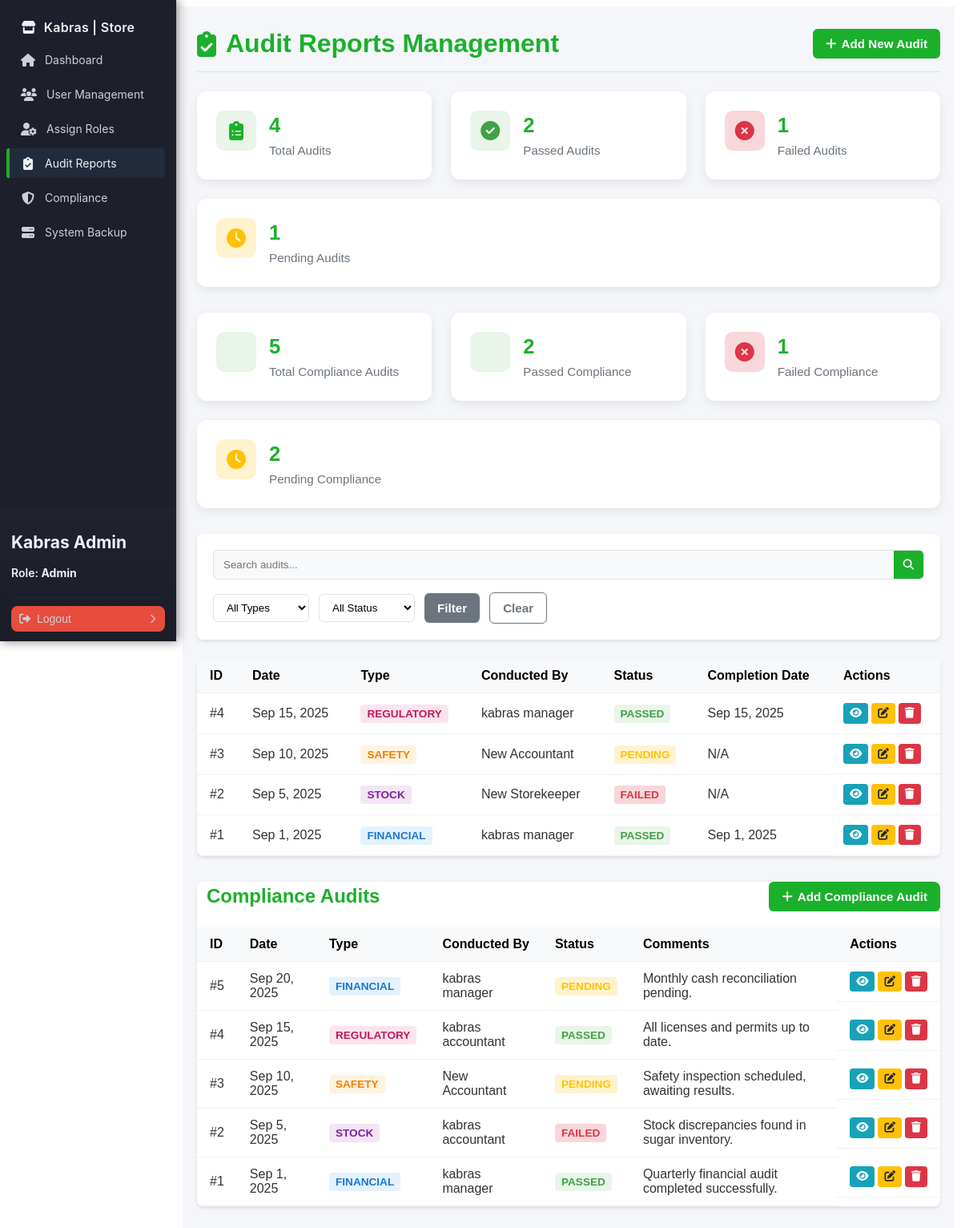
The app's page /admin/audits.php (signed in) with its own data.
### tables this page shows
CREATE TABLE `users` (
  `id` int NOT NULL AUTO_INCREMENT,
  `name` varchar(100) NOT NULL,
  `email` varchar(100) NOT NULL,
  `password` varchar(255) NOT NULL,
  `phone` varchar(15) DEFAULT NULL,
  `national_id` varchar(20) DEFAULT NULL,
  `role` enum('Admin','StoreKeeper','Cashier','Manager','Accountant') NOT NULL,
  `last_login` datetime DEFAULT NULL,
  `created_at` timestamp NULL DEFAULT CURRENT_TIMESTAMP,
  `updated_at` timestamp NULL DEFAULT CURRENT_TIMESTAMP ON UPDATE CURRENT_TIMESTAMP,
  PRIMARY KEY (`id`),
  UNIQUE KEY `email` (`email`)
);

CREATE TABLE `audit_reports` (
  `id` int NOT NULL AUTO_INCREMENT,
  `audit_date` datetime NOT NULL,
  `audit_type` enum('Financial','Stock','Safety','Regulatory') NOT NULL,
  `conducted_by` int NOT NULL,
  `status` enum('Passed','Failed','Pending') NOT NULL,
  `comments` text,
  `follow_up_actions` text,
  `completion_date` datetime DEFAULT NULL,
  PRIMARY KEY (`id`),
  KEY `conducted_by` (`conducted_by`),
  CONSTRAINT `audit_reports_ibfk_1` FOREIGN KEY (`conducted_by`) REFERENCES `users` (`id`)
);

CREATE TABLE `compliance_audits` (
  `id` int NOT NULL AUTO_INCREMENT,
  `audit_date` datetime NOT NULL DEFAULT CURRENT_TIMESTAMP,
  `audit_type` enum('Financial','Stock','Safety','Regulatory') NOT NULL,
  `conducted_by` int NOT NULL,
  `status` enum('Pending','Passed','Failed') NOT NULL DEFAULT 'Pending',
  `comments` text,
  `created_at` datetime DEFAULT CURRENT_TIMESTAMP,
  `updated_at` datetime DEFAULT CURRENT_TIMESTAMP ON UPDATE CURRENT_TIMESTAMP,
  PRIMARY KEY (`id`),
  KEY `conducted_by` (`conducted_by`),
  CONSTRAINT `compliance_audits_ibfk_1` FOREIGN KEY (`conducted_by`) REFERENCES `users` (`id`)
);

### admin/audits.php (the view, shortened to what the rows shown need)
<?php
require_once '../handlers/AuthHandler.php';
require_once '../handlers/AuditHandler.php';
require_once '../app/models/User.php';
$authHandler = new AuthHandler();
$auditHandler = new AuditHandler();
$currentUser = $authHandler->getCurrentUser();
$filters = [];
$page = isset($_GET['page']) ? (int)$_GET['page'] : 1;
$limit = 10;
$audits = $auditHandler->getAuditReports($page, $limit, $filters);
$complianceAudits = $auditHandler->getComplianceAudits($page, $limit, $filters);
?>
<!DOCTYPE html>
<html lang="en">
<head>
    <link rel="stylesheet" href="../assets/css/sidebar.css">
    <link rel="stylesheet" href="../assets/css/audits.css">
    <link rel="stylesheet" href="https://cdnjs.cloudflare.com/ajax/libs/font-awesome/6.4.0/css/all.min.css">
</head>
<body>
    <?php include '../includes/sidebar.php'; ?>
    <main class="main-content">
        <div class="container">
            <div class="page-header">
                <h1><i class="fas fa-clipboard-check"></i> Audit Reports Management</h1>
            </div>
            <div class="table-container">
                <table class="audits-table">
                    <thead>
                        <tr>
                            <th>ID</th>
                            <th>Date</th>
                            <th>Type</th>
                            <th>Conducted By</th>
                            <th>Status</th>
                            <th>Completion Date</th>
                            <th>Actions</th>
                        </tr>
                    </thead>
                    <tbody>
                        <?php if (empty($audits)): ?>
                            <tr>
                                <td colspan="7" class="no-data">No audit reports found</td>
                            </tr>
                        <?php else: ?>
                            <?php foreach ($audits as $audit): ?>
                                <tr>
                                    <td>#<?= $audit['id'] ?></td>
                                    <td><?= date('M j, Y', strtotime($audit['audit_date'])) ?></td>
                                    <td><span class="type-badge type-<?= strtolower($audit['audit_type']) ?>"><?= $audit['audit_type'] ?></span></td>
                                    <td><?= htmlspecialchars($audit['conducted_by_name']) ?></td>
                                    <td><span class="status-badge status-<?= strtolower($audit['status']) ?>"><?= $audit['status'] ?></span></td>
                                    <td><?= $audit['completion_date'] ? date('M j, Y', strtotime($audit['completion_date'])) : 'N/A' ?></td>
                                    <td class="actions">
                                        <button onclick="viewAudit(<?= $audit['id'] ?>)" class="btn-action btn-view" title="View">
                                            <i class="fas fa-eye"></i>
                                        </button>
                                        <button onclick="editAudit(<?= $audit['id'] ?>)" class="btn-action btn-edit" title="Edit">
                                            <i class="fas fa-edit"></i>
                                        </button>
                                        <button onclick="deleteAudit(<?= $audit['id'] ?>)" class="btn-action btn-delete" title="Delete">
                                            <i class="fas fa-trash"></i>
                                        </button>
                                    </td>
                                </tr>
                            <?php endforeach; ?>
                        <?php endif; ?>
                    </tbody>
                </table>
            </div>
            <div class="table-container" style="margin-top: 32px;">
                <div style="display: flex; justify-content: space-between; align-items: center; margin-bottom: 20px;">
                    <h2 style="margin: 0; color: #1BB02C; display: flex; align-items: center; gap: 12px;">
                        <i class="fas fa-shield-check"></i> Compliance Audits
                    </h2>
                </div>
                <table class="audits-table">
                    <thead>
                        <tr>
                            <th>ID</th>
                            <th>Date</th>
                            <th>Type</th>
                            <th>Conducted By</th>
                            <th>Status</th>
                            <th>Comments</th>
                            <th>Actions</th>
                        </tr>
                    </thead>
                    <tbody>
                        <?php if (empty($complianceAudits)): ?>
                            <tr>
                                <td colspan="7" class="no-data">No compliance audits found</td>
                            </tr>
                        <?php else: ?>
                            <?php foreach ($complianceAudits as $complianceAudit): ?>
                                <tr>
                                    <td>#<?= $complianceAudit['id'] ?></td>
                                    <td><?= date('M j, Y', strtotime($complianceAudit['audit_date'])) ?></td>
                                    <td><span class="type-badge type-<?= strtolower($complianceAudit['audit_type']) ?>"><?= $complianceAudit['audit_type'] ?></span></td>
                                    <td><?= htmlspecialchars($complianceAudit['conducted_by_name']) ?></td>
                                    <td><span class="status-badge status-<?= strtolower($complianceAudit['status']) ?>"><?= $complianceAudit['status'] ?></span></td>
                                    <td class="description-cell" title="<?= htmlspecialchars($complianceAudit['comments'] ?? '') ?>">
                                        <?= $complianceAudit['comments'] ? (strlen($complianceAudit['comments']) > 50 ? substr(htmlspecialchars($complianceAudit['comments']), 0, 50) . '...' : htmlspecialchars($complianceAudit['comments'])) : 'N/A' ?>
                                    </td>
                                    <td class="actions">
                                        <button onclick="viewComplianceAudit(<?= $complianceAudit['id'] ?>)" class="btn-action btn-view" title="View">
                                            <i class="fas fa-eye"></i>
                                        </button>
                                        <button onclick="editComplianceAudit(<?= $complianceAudit['id'] ?>)" class="btn-action btn-edit" title="Edit">
                                            <i class="fas fa-edit"></i>
                                        </button>
                                        <button onclick="deleteComplianceAudit(<?= $complianceAudit['id'] ?>)" class="btn-action btn-delete" title="Delete">
                                            <i class="fas fa-trash"></i>
                                        </button>
                                    </td>
                                </tr>
                            <?php endforeach; ?>
                        <?php endif; ?>
                    </tbody>
                </table>
            </div>
        </div>
    </main>
</body>
</html>

### includes/sidebar.php (shortened to what the rows shown need)
<link rel="stylesheet" href="https://cdnjs.cloudflare.com/ajax/libs/font-awesome/6.4.0/css/all.min.css"
 />
<aside class="sidebar" role="navigation" aria-label="Main Sidebar">
    <div class="sidebar-inner">
        <div class="sidebar-footer" role="region" aria-label="User actions">
            <div class="user-name">
                <h2>
                    <?php
                    if (isset($currentUser) && isset($currentUser['name']) && $currentUser['name']) {
                        echo htmlspecialchars($currentUser['name']);
                    } elseif (isset($_SESSION['user_name']) && $_SESSION['user_name']) {
                        echo htmlspecialchars($_SESSION['user_name']);
                    } else {
                        echo 'Guest';
                    }
                    ?>
                </h2>
                <p>Role: <strong>
                        <?php
                        if (isset($currentUser) && isset($currentUser['role']) && $currentUser['role']) {
                            echo htmlspecialchars($currentUser['role']);
                        } elseif (isset($_SESSION['user_role']) && $_SESSION['user_role']) {
                            echo htmlspecialchars($_SESSION['user_role']);
                        } else {
                            echo 'No Role';
                        }
                        ?>
                    </strong></p>
            </div>
        </div>
    </div>
</aside>

### records on screen
users: name "Kabras Admin", role "Admin"
audit_reports: id "4", audit_date "Sep 15, 2025", audit_type "REGULATORY", conducted_by.name "kabras manager", status "PASSED", completion_date "Sep 15, 2025"
audit_reports: id "3", audit_date "Sep 10, 2025", audit_type "SAFETY", conducted_by.name "New Accountant", status "PENDING", shows "N/A"
audit_reports: id "2", audit_date "Sep 5, 2025", audit_type "STOCK", conducted_by.name "New Storekeeper", status "FAILED", shows "N/A"
audit_reports: id "1", audit_date "Sep 1, 2025", audit_type "FINANCIAL", conducted_by.name "kabras manager", status "PASSED", completion_date "Sep 1, 2025"
compliance_audits: id "5", audit_date "Sep 20, 2025", audit_type "FINANCIAL", conducted_by.name "kabras manager", status "PENDING", comments "Monthly cash reconciliation pending."
compliance_audits: id "4", audit_date "Sep 15, 2025", audit_type "REGULATORY", conducted_by.name "kabras accountant", status "PASSED", comments "All licenses and permits up to date."
compliance_audits: id "3", audit_date "Sep 10, 2025", audit_type "SAFETY", conducted_by.name "New Accountant", status "PENDING", comments "Safety inspection scheduled, awaiting results."
compliance_audits: id "2", audit_date "Sep 5, 2025", audit_type "STOCK", conducted_by.name "kabras accountant", status "FAILED", comments "Stock discrepancies found in sugar inventory."
compliance_audits: id "1", audit_date "Sep 1, 2025", audit_type "FINANCIAL", conducted_by.name "kabras manager", status "PASSED", comments "Quarterly financial audit completed successfully."

### other values on screen
$it['label'] "Dashboard"
$it['label'] "User Management"
$it['label'] "Assign Roles"
$it['label'] "Audit Reports"
$it['label'] "Compliance"
$it['label'] "System Backup"
$stats['audit_reports']['total_audits'] "4"
$stats['audit_reports']['passed_audits'] "2"
$stats['audit_reports']['failed_audits'] "1"
$stats['audit_reports']['pending_audits'] "1"
$stats['compliance_audits']['total_compliance_audits'] "5"
$stats['compliance_audits']['passed_compliance'] "2"
$stats['compliance_audits']['failed_compliance'] "1"
$stats['compliance_audits']['pending_compliance'] "2"
